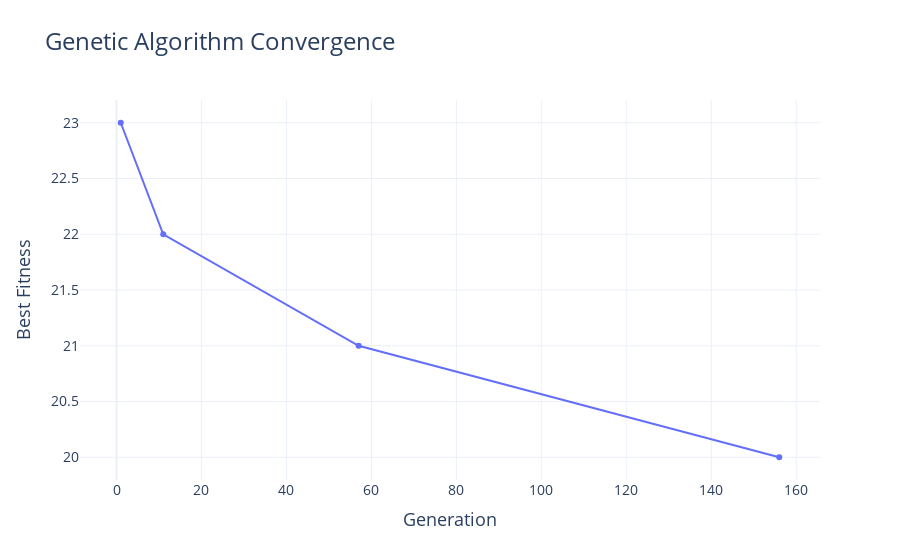

Notebook code cell kept with this figure:
### Code cell
df = pd.DataFrame(output["convergence"])

fig = px.line(
    df,
    x="generation",
    y="fitness",
    title="Genetic Algorithm Convergence",
    markers=True,
    hover_data={"generation": True, "fitness": True, "origin": True, "elapsedSeconds": ":.6f"},
    labels={
        "fitness": "Best Fitness",
        "generation": "Generation",
        "elapsedSeconds": "Elapsed Time (s)",
        "origin": "Origin",
    },
)

fig.update_layout(
    hovermode="x unified",
    template="plotly_white",
    title_font_size=24,
    xaxis_title_font_size=18,
    yaxis_title_font_size=18,
    font=dict(size=14),
)

fig.show()

### Figure 1 — Plotly figure (JSON) as saved in the notebook; plotly's stock layout.template omitted (floating-point values rounded to 4 significant figures)
{"data": [{"customdata": [["INITIAL", 6e-08], ["ORDER_CROSSOVER", 0.1142], ["ORDER_CROSSOVER", 0.8179], ["ORDER_CROSSOVER", 2.274]], "hovertemplate": "Generation=%{x}<br>Best Fitness=%{y}<br>Origin=%{customdata[0]}<br>Elapsed Time (s)=%{customdata[1]:.6f}<extra></extra>", "legendgroup": "", "line": {"color": "#636efa", "dash": "solid"}, "marker": {"symbol": "circle"}, "mode": "lines+markers", "name": "", "orientation": "v", "showlegend": false, "type": "scatter", "x": [1, 11, 57, 156], "xaxis": "x", "y": [23, 22, 21, 20], "yaxis": "y"}], "layout": {"font": {"size": 14}, "hovermode": "x unified", "legend": {"tracegroupgap": 0}, "title": {"font": {"size": 24}, "text": "Genetic Algorithm Convergence"}, "xaxis": {"anchor": "y", "domain": [0, 1], "title": {"font": {"size": 18}, "text": "Generation"}}, "yaxis": {"anchor": "x", "domain": [0, 1], "title": {"font": {"size": 18}, "text": "Best Fitness"}}}}
